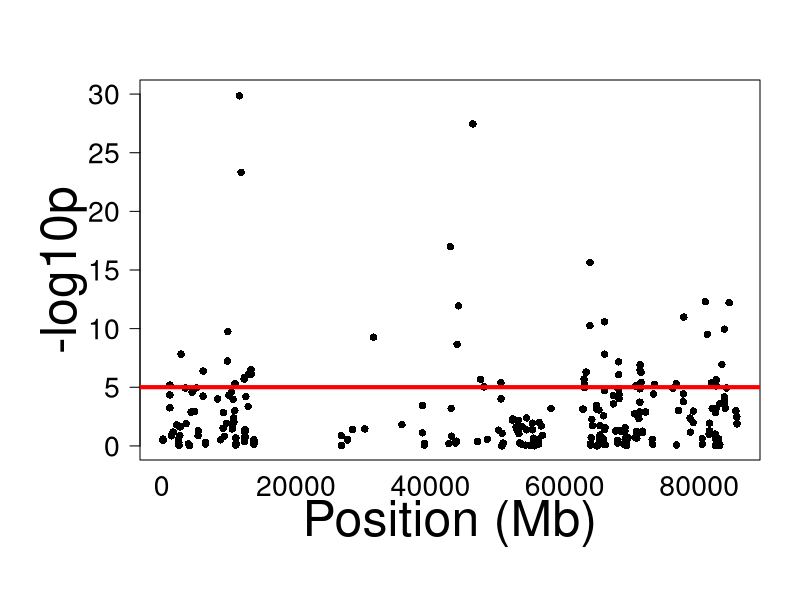

Recreate this plot in R.
### Manhattan mitochondrial indels

indels3<-read.csv("temp/indels_CMHtest_results.csv")
indels_m<-subset(indels3, CHROM=="chrmito")
View(indels_m)

x2=indels_m$POS
y2=indels_m$logp

top= 30
bottom=0

# Open the PDF device with the specified file path
pdf(file = "temp_figs/indels_mito_manhattan.pdf", height = 10, width = 18)

par(mar=c(7, 7, 4, 2)) 

plot(x2,y2,
     xlab="Position (Mb)",
     ylab="-log10p",
     ylim=c(bottom, top),
     cex.main=2.5, #size of text for main title
     cex.lab=3, #size of text for axis labels
     type="n",	#type = none: don't make plot yet, need to make rectangles first
     axes=FALSE)  #we will do the axes by hand next

#Here draw points or lines.  Often it is useful to play around with point type, font size, color...
points(x2,y2,pch=16)
box() 
axis(1, tick=FALSE, cex.axis=1.7)
axis(2, cex.axis=1.7,las=2,)
threshold_b_indels=0.05/nrow(indels3) #using indels3 applies the threshold to the ENTIRE genome, including the mitochondria
thresh_b_indels_log=-log10(threshold_b_indels)
abline(h = thresh_b_indels_log, col = "red", lwd = 4) #Bonferroni correction #p<0.05

dev.off()